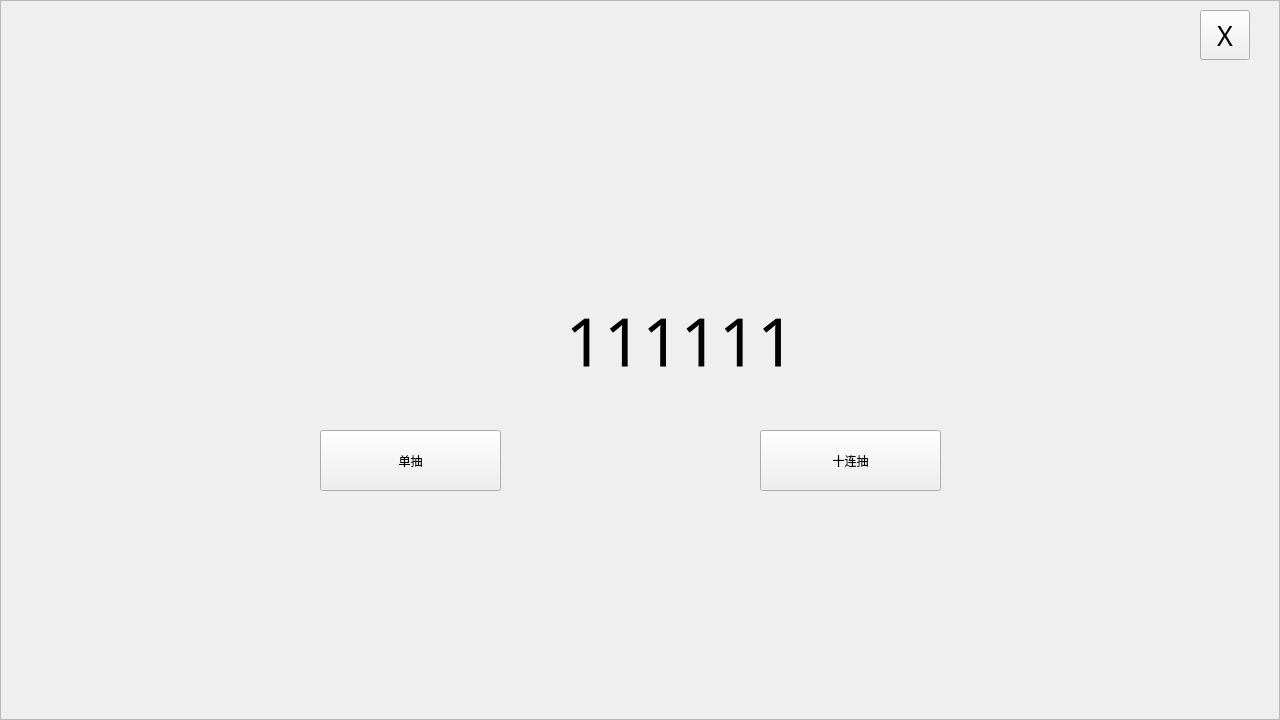
<?xml version="1.0" encoding="UTF-8"?>
<ui version="4.0">
 <author>ChenHaoYan</author>
 <class>MainWindow</class>
 <widget class="QMainWindow" name="MainWindow">
  <property name="geometry">
   <rect>
    <x>0</x>
    <y>0</y>
    <width>1280</width>
    <height>720</height>
   </rect>
  </property>
  <property name="sizePolicy">
   <sizepolicy hsizetype="Fixed" vsizetype="Fixed">
    <horstretch>0</horstretch>
    <verstretch>0</verstretch>
   </sizepolicy>
  </property>
  <property name="font">
   <font>
    <family>Sans Serif</family>
   </font>
  </property>
  <property name="windowTitle">
   <string>原神抽卡</string>
  </property>
  <property name="windowIcon">
   <iconset>
    <normaloff>:/images/icon.png</normaloff>:/images/icon.png</iconset>
  </property>
  <widget class="QWidget" name="centralwidget">
   <widget class="QWidget" name="start" native="true">
    <property name="geometry">
     <rect>
      <x>0</x>
      <y>0</y>
      <width>1280</width>
      <height>720</height>
     </rect>
    </property>
    <widget class="QLabel" name="background">
     <property name="geometry">
      <rect>
       <x>0</x>
       <y>0</y>
       <width>1280</width>
       <height>720</height>
      </rect>
     </property>
     <property name="text">
      <string/>
     </property>
     <property name="pixmap">
      <pixmap resource="../resource/resource.qrc">:/images/bg.jpg</pixmap>
     </property>
     <property name="scaledContents">
      <bool>true</bool>
     </property>
    </widget>
    <widget class="QPushButton" name="one">
     <property name="geometry">
      <rect>
       <x>320</x>
       <y>430</y>
       <width>181</width>
       <height>61</height>
      </rect>
     </property>
     <property name="text">
      <string>单抽</string>
     </property>
    </widget>
    <widget class="QPushButton" name="ten">
     <property name="geometry">
      <rect>
       <x>760</x>
       <y>430</y>
       <width>181</width>
       <height>61</height>
      </rect>
     </property>
     <property name="text">
      <string>十连抽</string>
     </property>
    </widget>
   </widget>
   <widget class="QFrame" name="video">
    <property name="geometry">
     <rect>
      <x>0</x>
      <y>0</y>
      <width>1280</width>
      <height>720</height>
     </rect>
    </property>
    <property name="frameShape">
     <enum>QFrame::StyledPanel</enum>
    </property>
    <property name="frameShadow">
     <enum>QFrame::Raised</enum>
    </property>
   </widget>
   <widget class="QFrame" name="result">
    <property name="geometry">
     <rect>
      <x>0</x>
      <y>0</y>
      <width>1280</width>
      <height>720</height>
     </rect>
    </property>
    <property name="frameShape">
     <enum>QFrame::StyledPanel</enum>
    </property>
    <property name="frameShadow">
     <enum>QFrame::Raised</enum>
    </property>
    <widget class="QLabel" name="name">
     <property name="geometry">
      <rect>
       <x>520</x>
       <y>270</y>
       <width>321</width>
       <height>141</height>
      </rect>
     </property>
     <property name="font">
      <font>
       <family>Sans Serif</family>
       <pointsize>50</pointsize>
      </font>
     </property>
     <property name="text">
      <string>111111</string>
     </property>
     <property name="alignment">
      <set>Qt::AlignCenter</set>
     </property>
    </widget>
    <widget class="QLabel" name="image">
     <property name="geometry">
      <rect>
       <x>0</x>
       <y>0</y>
       <width>1280</width>
       <height>720</height>
      </rect>
     </property>
     <property name="text">
      <string/>
     </property>
     <property name="pixmap">
      <pixmap resource="../resource/resource.qrc">:/images/five.jpg</pixmap>
     </property>
     <property name="scaledContents">
      <bool>true</bool>
     </property>
    </widget>
    <widget class="QToolButton" name="closeBottom">
     <property name="geometry">
      <rect>
       <x>1200</x>
       <y>10</y>
       <width>50</width>
       <height>50</height>
      </rect>
     </property>
     <property name="font">
      <font>
       <family>Sans Serif</family>
       <pointsize>20</pointsize>
      </font>
     </property>
     <property name="text">
      <string>X</string>
     </property>
    </widget>
    <zorder>image</zorder>
    <zorder>name</zorder>
    <zorder>closeBottom</zorder>
   </widget>
  </widget>
 </widget>
 <resources>
  <include location="../resource/resource.qrc"/>
 </resources>
 <connections/>
</ui>
